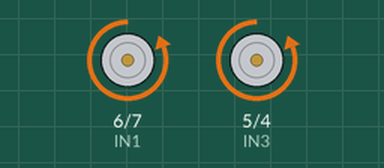
This sketch was run on a simulated Arduino Uno, built with avr-gcc and run on an emulated ATmega328P. Shown: motor-driver pin pairs drawn as motors (green arrow = first pin HIGH = forward, orange = second pin HIGH = backward, longer = more drive, scaled by the enable pin).

Above: at 1.5 s.
At 6.5 s:
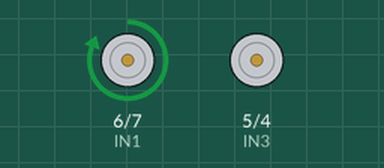
At 9.0 s:
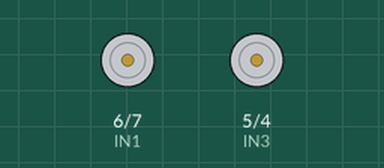
Timing chart, 0 to 13.0 s (numbered marks = the images above):
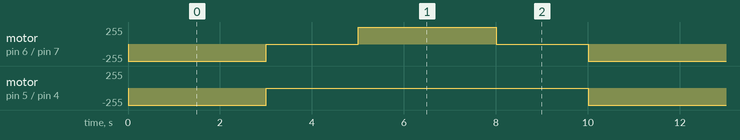

The sketch:

motores.ino
```cpp
int IN3 = 5;                // IN1 de L298N a pin digital 5
int IN4 = 4;                // IN2 de L298N a pin digital 4
int ENB = 3;                // ENA de L298N a pin digital 3
int IN1 = 6;                // IN1 de L298N a pin digital 6
int IN2 = 7;                // IN2 de L298N a pin digital 7
int ENA = 8;                // ENA de L298N a pin digital 8

void setup(){
  pinMode(IN1, OUTPUT);     // pin 6 como salida
  pinMode(IN2, OUTPUT);     // pin 7 como salida
  pinMode(ENA, OUTPUT);     // pin 8 como salida
  pinMode(IN3, OUTPUT);     // pin 5 como salida
  pinMode(IN4, OUTPUT);     // pin 4 como salida
  pinMode(ENB, OUTPUT);     // pin 3 como salida
}

void loop(){
  digitalWrite(ENA, HIGH);  // habilita motor A (giro en un sentido)
  digitalWrite(IN1, LOW);   // IN1 a 0
  digitalWrite(IN2, HIGH);  // IN2 a 1
  digitalWrite(ENB, HIGH);  // habilita motor A (giro en un sentido)
  digitalWrite(IN3, LOW);   // IN3 a 0
  digitalWrite(IN4, HIGH);  // IN4 a
  delay(3000);              // demora de 3 seg.

  digitalWrite(ENA, LOW);   // ENA en 0 para deshabilitar motor
  digitalWrite(ENB, LOW);   // ENB en 0 para deshabilitar motor
  delay(2000);              // demora de 2 seg.

   digitalWrite(ENA, HIGH);  // habilita motor A (giro en un sentido)
  digitalWrite(IN1, HIGH);   // IN1 a 0
  digitalWrite(IN2, LOW);  // IN2 a 1
  digitalWrite(ENB, LOW);  // habilita motor A (giro en un sentido)
  digitalWrite(IN3, HIGH);   // IN3 a 0
  digitalWrite(IN4, LOW);  // IN4 a
  delay(3000);              // demora de 3 seg.

  digitalWrite(ENA, LOW);   // ENA en 0 para deshabilitar motor
  digitalWrite(ENB, LOW);   // ENB en 0 para deshabilitar motor
  delay(2000);              // demora de 2 seg.
}
```

Measured:
- by itself, motor on pin 6 (IN1) / pin 7 (IN2): repeats every 10.0 s: stopped 2.0 s, forward 255/255 3.0 s, stopped 2.0 s, backward 255/255 3.0 s
- by itself, motor on pin 5 (IN3) / pin 4 (IN4): alternates backward 255/255 for 3.0 s and stopped for 7.0 s
